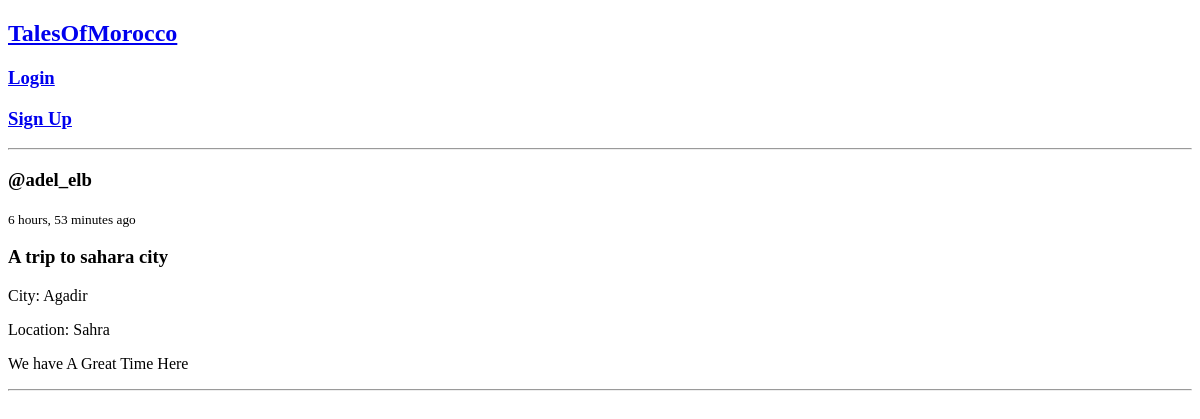
Page /blog/3/ on the committed database.
### base/models.py (models this page shows, shortened)
class BlogPost(models.Model):
    author = models.ForeignKey(User, on_delete=models.CASCADE, null=True)
    title = models.CharField(max_length=200)
    city = models.ForeignKey(City, on_delete=models.SET_NULL, null=True)
    specific_location = models.CharField(max_length=200, null=True, blank=True)
    description = models.TextField(null=False, blank=False)
    food = models.CharField(max_length=200, blank=True)
    food_rating = models.IntegerField(null=True, blank=True,
                                      validators=[MinValueValidator(1),
                                                  MaxValueValidator(5)])
    accommodation = models.CharField(max_length=200, blank=True)
    accommodation_rating = models.IntegerField(null=True, blank=True,
                                               validators=[MinValueValidator(1),
                                                           MaxValueValidator(5)])
    picture = models.ImageField(null=True, blank=True)
    updated = models.DateTimeField(auto_now=True)
    created = models.DateTimeField(auto_now_add=True)

class User(AbstractUser):
    name = models.CharField(max_length=200, null=True, blank=False)
    email = models.EmailField(unique=True, null=False, blank=False)
    bio = models.TextField(null=True)
    avatar = models.ImageField(null=True, default="default.jpg")
    USERNAME_FIELD = 'email'
    REQUIRED_FIELDS = []

class City(models.Model):
    name = models.CharField(max_length=200)
    def __str__(self) -> str:
        return self.name

### base/views.py (the view)
# urls.py: 2. Add a URL to urlpatterns:  path('blog/', include('blog.urls'))
def blog(request, pk):
    post = get_object_or_404(BlogPost, id=int(pk))
    context = {
        'title': post.title,
        'post': post
    }
    return render(request, 'blog.html', context)

### base/templates/blog.html (shortened to what this page needs)
{% extends 'layout.html' %}
{% block content %}
<div class="blog-post">
    <h3>@{{ post.author.username }}</h3>
    <small>{{ post.created | timesince }} ago</small>
    <h3>{{ post.title }}</h3>
    <p>City: {{ post.city }}</p>
    <p>Location: {{ post.specific_location }}</p>
    <p>{{ post.description }}</p>
    <hr>
</div>
{% endblock %}

### rows in the picture
BlogPost: author.username "adel_elb", created "6 hours, 53 minutes", title "A trip to sahara city", city "Agadir", specific_location "Sahra", description "We have A Great Time Here"
